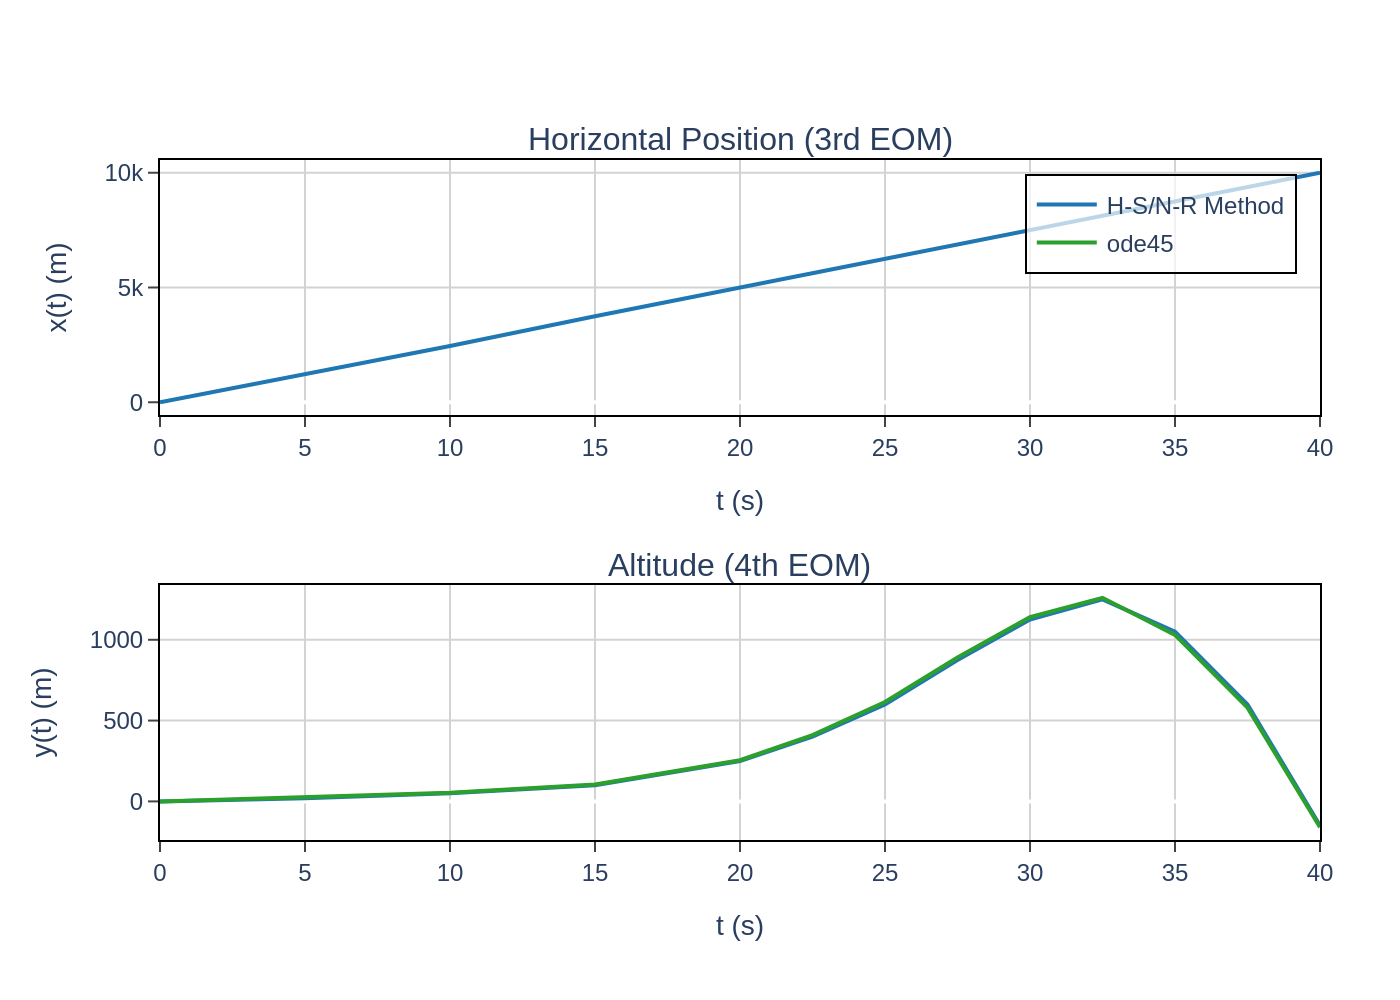

This figure's Python source:
import sys
import json
import os
import plotly.graph_objects as go
from plotly.subplots import make_subplots

# Check for command-line argument
if len(sys.argv) != 2:
    print("Usage: python script.py <path_to_json_file>")
    sys.exit(1)

json_file_path = sys.argv[1]

# Ensure the JSON file exists
if not os.path.exists(json_file_path):
    print(f"Error: JSON file not found at {json_file_path}")
    sys.exit(1)

# Read data from the JSON file
with open(json_file_path, 'r', encoding='utf-8') as f:
    chart_info = json.load(f)

# Extract data for plotting
chart_data = chart_info['chart_data']
texts = chart_info['texts']
colors = chart_info['colors']

# Create subplots
fig = make_subplots(
    rows=2,
    cols=1,
    subplot_titles=(texts.get('subplot1_title'), texts.get('subplot2_title'))
)

# Add traces to the subplots
color_index = 0
for i, subplot_spec in enumerate(chart_data):
    row = i + 1
    for series in subplot_spec['series']:
        fig.add_trace(
            go.Scatter(
                x=subplot_spec['x_values'],
                y=series['y_values'],
                name=series['name'],
                mode='lines',
                line=dict(color=colors[color_index])
            ),
            row=row,
            col=1
        )
        color_index += 1

# Update layout and axes for a clean and accurate look
fig.update_layout(
    font_family="Arial",
    plot_bgcolor='white',
    height=600,
    width=800,
    margin=dict(l=80, r=40, t=80, b=80),
    showlegend=True,
    legend=dict(
        x=0.98,
        y=0.98,
        xanchor='right',
        yanchor='top',
        bgcolor='rgba(255, 255, 255, 0.7)',
        bordercolor='black',
        borderwidth=1
    )
)

# Style subplot 1
fig.update_xaxes(
    title_text=texts.get('subplot1_xlabel'),
    row=1, col=1,
    showline=True, linewidth=1, linecolor='black', mirror=True,
    ticks='outside', showgrid=True, gridcolor='lightgray'
)
fig.update_yaxes(
    title_text=texts.get('subplot1_ylabel'),
    row=1, col=1,
    showline=True, linewidth=1, linecolor='black', mirror=True,
    ticks='outside', showgrid=True, gridcolor='lightgray'
)

# Style subplot 2
fig.update_xaxes(
    title_text=texts.get('subplot2_xlabel'),
    row=2, col=1,
    showline=True, linewidth=1, linecolor='black', mirror=True,
    ticks='outside', showgrid=True, gridcolor='lightgray'
)
fig.update_yaxes(
    title_text=texts.get('subplot2_ylabel'),
    row=2, col=1,
    showline=True, linewidth=1, linecolor='black', mirror=True,
    ticks='outside', showgrid=True, gridcolor='lightgray'
)

# In Plotly, legend items are global. Hide the legend for the first trace.
fig.data[0].showlegend = False

# Generate the output filename from the input JSON path
base_filename = os.path.splitext(os.path.basename(json_file_path))[0]
output_image_path = f"{base_filename}.png"

# Save the figure as a high-resolution PNG image
fig.write_image(output_image_path, scale=2)

print(f"Chart generated and saved as {output_image_path}")
